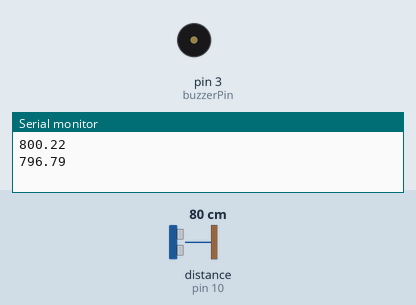
The sketch below on a simulated Arduino Uno, built with avr-gcc and run on an emulated ATmega328P. On the bench: buzzer (waves = sounding, pin HIGH), the last lines printed to the serial monitor. Wiring (inferred from the names in the program): ultrasonic range finder: trigger pin 9; echo pin 10. The inputs (shaded band) are chosen by the test bench; at power-on: distance to the obstacle (sensor on pin 10) 80 cm. The echo pulse lasts 58.3 µs per cm; pins used as bus, display or sensor lines are not drawn.

Above: at 1.8 s.
1.9 s: distance to the obstacle (sensor on pin 10) set to 2 cm
At 2.9 s:
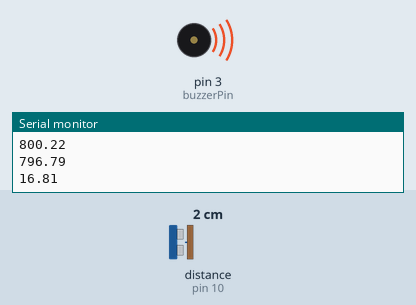
3.5 s: distance to the obstacle (sensor on pin 10) set to 18 cm
At 4.6 s:
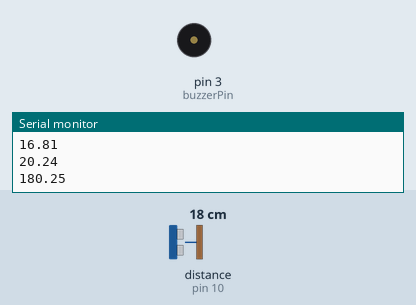
5.5 s: distance to the obstacle (sensor on pin 10) set to 4 cm
At 7.4 s:
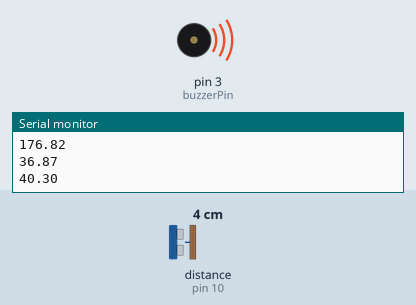
Timing chart, 0 to 8.9 s (numbered marks = the images above; inputs shaded):
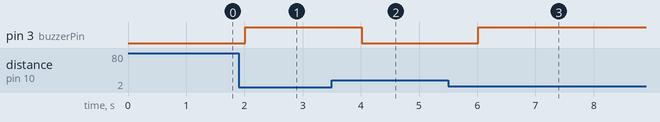

Measured:
- after the input at 1.9 s, pin 3 (buzzerPin): LOW → HIGH after 0.11 s
- after the input at 3.5 s, pin 3 (buzzerPin): HIGH → LOW after 0.52 s
- after the input at 5.5 s, pin 3 (buzzerPin): LOW → HIGH after 0.52 s

The sketch:

GiveMeSpace.ino
```cpp
int trigPin = 9;
int echoPin = 10;
int buzzerPin = 3;

float duration, distance;


void setup() {
  pinMode(trigPin, OUTPUT);
  pinMode(echoPin, INPUT);
  Serial.begin(9600);

  pinMode(buzzerPin, OUTPUT);

}

void loop() {
  digitalWrite(trigPin, LOW);
  delayMicroseconds(2);
  digitalWrite(trigPin, HIGH);
  delayMicroseconds(10);
  digitalWrite(trigPin, LOW);


  duration = pulseIn(echoPin, HIGH);

  distance = (duration*0.343)/2;

  if(distance < 100.0){
    digitalWrite(buzzerPin, HIGH);
    Serial.println(distance);
  }else{
    digitalWrite(buzzerPin, LOW);
    Serial.println(distance);
  }

  delay(1000);

}
```
